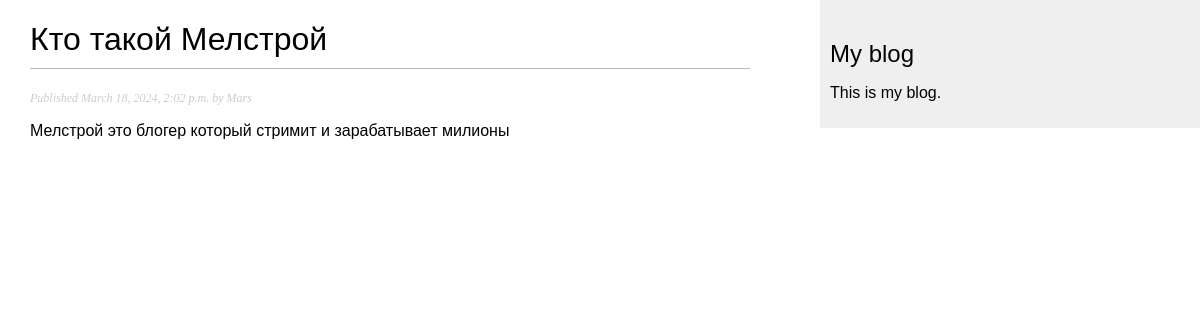
Screenshot of /blog/2024/3/18/kto-takoj-melstroj/ with the database file from the repository.
### blogs/models.py (models this page shows, shortened)
class Post(models.Model):
    class Status(models.TextChoices):
        DRAFT = 'DF', 'Draft'
        PUBLISHED = 'PB', 'Published'
    title = models.CharField(max_length=255)
    slug = models.SlugField(max_length=250,
                            unique_for_date='publish')
    author = models.ForeignKey(User,
                               on_delete=models.CASCADE,
                               related_name='blog_posts')
    body = models.TextField()
    publish = models.DateTimeField(default=timezone.now)
    created = models.DateTimeField(auto_now_add=True)
    updated = models.DateTimeField(auto_now=True)
    status = models.CharField(max_length=2, choices=Status.choices, default=Status.DRAFT)
    objects = models.Manager()
    published = PublishedManager()
    class Meta:
        ordering = ['-publish']
        indexes = [
            models.Index(fields=['-publish']),
        ]

### blogs/views.py (the view)
def post_detail(request, year, month, day, post):
    post = get_object_or_404(Post,
                             status=Post.Status.PUBLISHED,
                             slug=post,
                             publish__year=year,
                             publish__month=month,
                             publish__day=day)
    return render(request,
                  'blogs/post/detail.html',
                  {'post': post})

### templates/blogs/post/detail.html (shortened to what this page needs)
{% extends "blogs/base.html" %}
{% block content %}
    <h1>{{ post.title }}</h1>
    <p class="date">
        Published {{ post.publish }} by {{ post.author }}
    </p>
    {{ post.body|linebreaks }}
{% endblock %}

### static/css/blog.css (style rules this page uses)
body { margin:0; padding:0; font-family:helvetica, sans-serif; }
h1 { font-weight:normal; border-bottom:1px solid #bbb; padding:0 0 10px 0; }
p.date { color:#ccc; font-family: georgia, serif; font-size: 12px; font-style: italic; }

### rows the page displays
Post: title "Кто такой Мелстрой", publish "March 18, 2024, 2:02 p.m.", author "Mars", body "Мелстрой это блогер который стримит и зарабатывает милионы"
